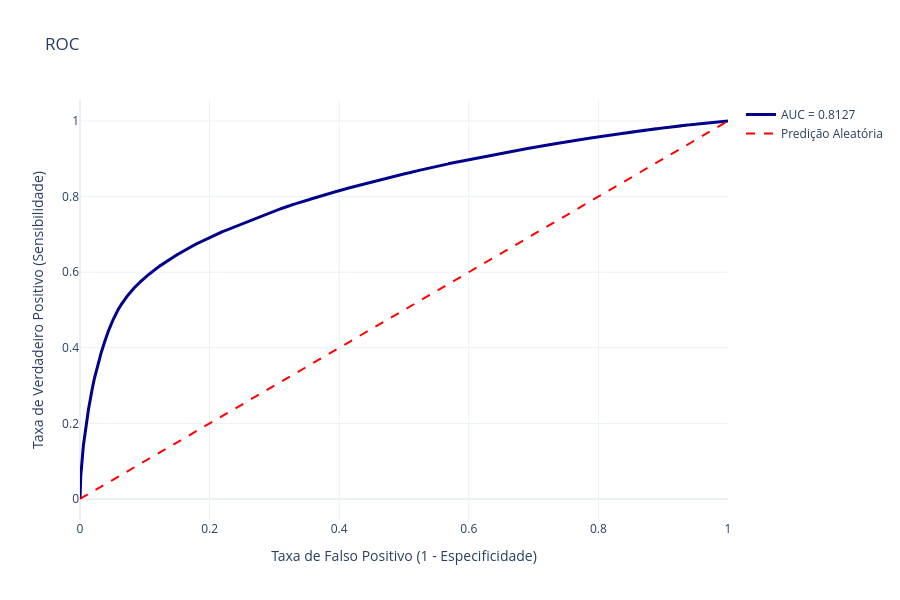

Notebook source saved alongside this figure:
### Code cell
y_probs = best_model.predict_proba(X_test)[:, 1]
plot_roc_curve(y_test, y_probs)

### Figure 1 — Plotly figure (JSON) as saved in the notebook; plotly's stock layout.template omitted (floating-point values rounded to 4 significant figures; data arrays with more than 128 entries replaced by an {"elided": "..."} marker saying what was removed)
{"data": [{"line": {"color": "darkblue", "width": 3}, "mode": "lines", "name": "AUC = 0.8127", "type": "scatter", "x": {"elided": "146464 float values"}, "y": {"elided": "146464 float values"}}, {"line": {"color": "red", "dash": "dash"}, "mode": "lines", "name": "Predição Aleatória", "type": "scatter", "x": [0, 1], "y": [0, 1]}], "layout": {"height": 600, "title": {"text": "ROC"}, "xaxis": {"title": {"text": "Taxa de Falso Positivo (1 - Especificidade)"}}, "yaxis": {"title": {"text": "Taxa de Verdadeiro Positivo (Sensibilidade)"}}}}
